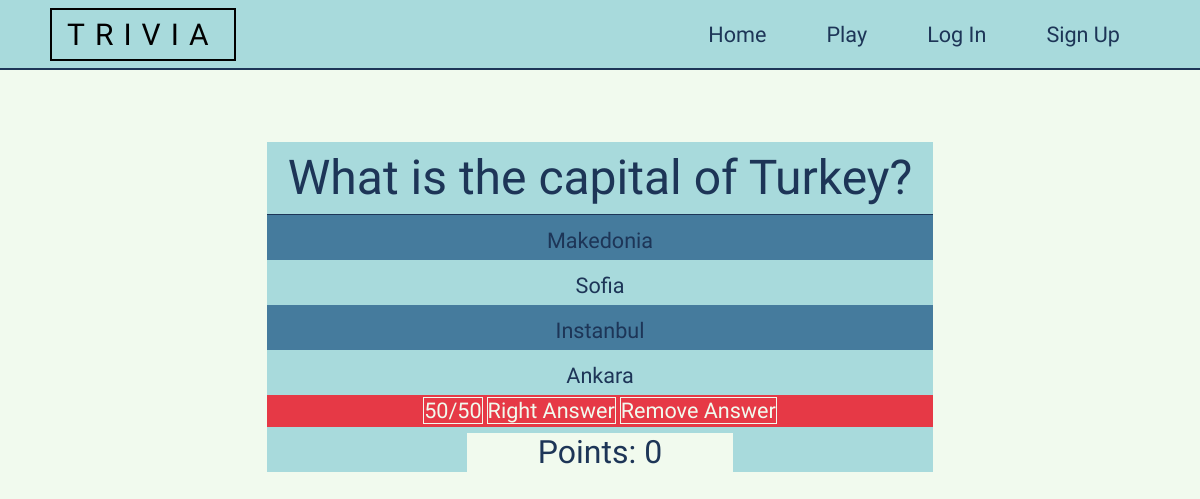
Screenshot of /game/play/ with the database file from the repository.
### questions/models.py (models this page shows, shortened)
class Questions(models.Model):
    author = models.ForeignKey(ProfileUser, on_delete=models.CASCADE)
    question = models.CharField(max_length=350)
    correct_answer = models.CharField(max_length=150)
    answer1 = models.CharField(max_length=150)
    answer2 = models.CharField(max_length=150)
    answer3 = models.CharField(max_length=150)
    level = models.ForeignKey(Level, on_delete=models.CASCADE, blank=False)
    checked = models.PositiveIntegerField(validators=[MinValueValidator(0), MaxValueValidator(1)], default=0)

### game/views.py (the view)
# urls.py: path('play/', views.GameTactics.start_game, name='play'),
    def start_game(request):
        GameTactics.played_questions_pks = []  # setting variable to its default value
        GameTactics.points = 0  # setting variable to its default value
        GameTactics.ff_display = True  # setting variable to its default value
        GameTactics.ra_display = True  # setting variable to its default value
        GameTactics.remove_display = True  # setting variable to its default value
        while True:
            random_number = random.randint(1, Questions.objects.all().filter(checked=1).order_by('-id')[0].id)
            if random_number in GameTactics.played_questions_pks:
                continue
            else:
                try:
                    question = Questions.objects.get(pk=random_number)  # getting random question
                    if question.level == Level.objects.get(pk=1):
                        answers = [question.answer1, question.answer2, question.answer3, question.correct_answer]
                        random.shuffle(answers)  # shuffling so not to guess
                        GameTactics.played_questions_pks.append(random_number)
                        return render_to_response('play_game.html', {'playing_question': question, 'answers': answers,
                                                                     'user': request.user, 'points': GameTactics.points,
                                                                     'ff_display': GameTactics.ff_display,
                                                                     'ra_display': GameTactics.ra_display,
                                                                     'remove_display': GameTactics.remove_display})
                    else:
                        continue
                except:
                    continue

### game/templates/play_game.html
{% extends 'index.html' %}
{% block 'body' %}
<div class="gameContainer">
    <div class="questionContainer">
        {{ playing_question.question }}
    </div>
    <div class="answersContainer">
        {% for ans in answers %}
        {% if playing_question.correct_answer == ans %}
        <div class="answer">
           <a href="{% url 'next-question' pk=playing_question.id correct=1 %}">{{ ans }}</a>
        </div>
        {% else %}
        <div class="answer">
           <a href="{% url 'next-question' pk=playing_question.id correct=0 %}">{{ ans }}</a>
        </div>
        {% endif %}
        {% endfor %}
    </div>
    <div class="jokers">
        {% if ff_display %}
        <a href="{% url 'fifty-fifty' playing_question.id %}">50/50</a>
        {% endif %}
        {% if ra_display %}
        <a href="{% url 'right-answer' playing_question.id %}">Right Answer</a>
        {% endif %}
        {% if remove_display %}
        <a href="{% url 'remove-answer' playing_question.id %}">Remove Answer</a>
        {% endif %}
    </div>
    <h2 style="background-color: #F1FAEE; width: 40%; margin-left: 30%; margin-top: 0.5vw;">Points: {{ points }}</h2>
</div>
{% endblock %}

### common/static/common.css (style rules this page uses)
* { -webkit-box-sizing: border-box; -moz-box-sizing: border-box; box-sizing: border-box; margin:0; padding: 0; }
body { background-color: #556676; margin: 0; padding: 0; }
a { text-decoration: none; color:black; font-size: 1.8vw; }

### accounts/static/accounts.css (style rules this page uses)
* { font-family: 'Stylish', sans-serif; color: #1D3557; }
body { background-color: #F1FAEE; }
a { color: #1D3557; }

### game/static/play.css (style rules this page uses)
.gameContainer { margin-top: 6vw; margin-left: 20%; width: 60%; height: max-content; background-color: #A8DADC; text-align: center; }
.questionContainer { width: 100%; height: max-content; border-bottom: solid 0.1vw #1D3557; text-align: center; font-size: 4vw; vertical-align: middle; }
.answersContainer { width: 100%; height: max-content; text-align: center; background-color: #457B9D; }
.answer:nth-child(1) { background-color: #457B9D; }
.answer:nth-child(3) { background-color: #457B9D; }
.answer { font-size: 2.5vw; height: max-content; width: 100%; text-align: center; background-color: #A8DADC; }
.jokers { background-color: #E63946; height: max-content; padding: 0; }
.jokers a { color: #F1FAEE; border: solid 0.1vw #F1FAEE; margin: 0; }

### rows the page displays
Questions: question "What is the capital of Turkey?", answers "Makedonia" "Sofia" "Instanbul", answers "Ankara"

### other values shown
{{ points }} "0"
